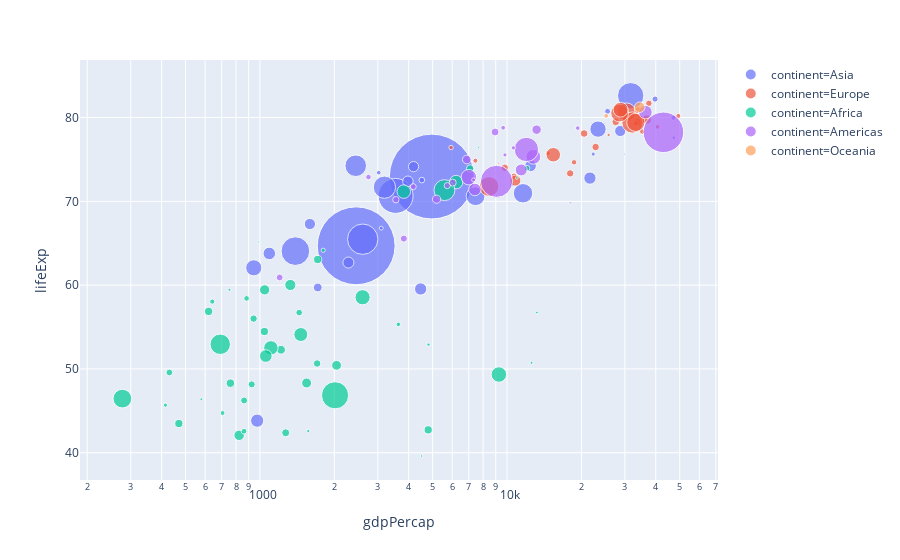

The notebook cell saved with this chart:
### Code cell
import plotly.express as px
df = px.data.gapminder()

fig = px.scatter(df.query("year==2007"), x="gdpPercap", y="lifeExp",
	         size="pop", color="continent",
                 hover_name="country", log_x=True, size_max=60)
fig.show()

### Figure 1 — Plotly figure (JSON) as saved in the notebook; plotly's stock layout.template omitted (floating-point values rounded to 4 significant figures)
{"data": [{"hoverlabel": {"namelength": 0}, "hovertemplate": "<b>%{hovertext}</b><br><br>continent=Asia<br>gdpPercap=%{x}<br>lifeExp=%{y}<br>pop=%{marker.size}", "hovertext": ["Afghanistan", "Bahrain", "Bangladesh", "Cambodia", "China", "Hong Kong, China", "India", "Indonesia", "Iran", "Iraq", "Israel", "Japan", "Jordan", "Korea, Dem. Rep.", "Korea, Rep.", "Kuwait", "Lebanon", "Malaysia", "Mongolia", "Myanmar", "Nepal", "Oman", "Pakistan", "Philippines", "Saudi Arabia", "Singapore", "Sri Lanka", "Syria", "Taiwan", "Thailand", "Vietnam", "West Bank and Gaza", "Yemen, Rep."], "legendgroup": "continent=Asia", "marker": {"color": "#636efa", "size": [31889923, 708573, 150448339, 14131858, 1318683096, 6980412, 1110396331, 223547000, 69453570, 27499638, 6426679, 127467972, 6053193, 23301725, 49044790, 2505559, 3921278, 24821286, 2874127, 47761980, 28901790, 3204897, 169270617, 91077287, 27601038, 4553009, 20378239, 19314747, 23174294, 65068149, 85262356, 4018332, 22211743], "sizemode": "area", "sizeref": 366300.0, "symbol": "circle"}, "mode": "markers", "name": "continent=Asia", "showlegend": true, "type": "scatter", "x": [974.6, 29800.0, 1391.0, 1714.0, 4959.0, 39720.0, 2452.0, 3541.0, 11610.0, 4471.0, 25520.0, 31660.0, 4519.0, 1593.0, 23350.0, 47310.0, 10460.0, 12450.0, 3096.0, 944, 1091.0, 22320.0, 2606.0, 3190.0, 21650.0, 47140.0, 3970.0, 4185.0, 28720.0, 7458.0, 2442.0, 3025.0, 2281.0], "xaxis": "x", "y": [43.83, 75.64, 64.06, 59.72, 72.96, 82.21, 64.7, 70.65, 70.96, 59.55, 80.75, 82.6, 72.53, 67.3, 78.62, 77.59, 71.99, 74.24, 66.8, 62.07, 63.78, 75.64, 65.48, 71.69, 72.78, 79.97, 72.4, 74.14, 78.4, 70.62, 74.25, 73.42, 62.7], "yaxis": "y"}, {"hoverlabel": {"namelength": 0}, "hovertemplate": "<b>%{hovertext}</b><br><br>continent=Europe<br>gdpPercap=%{x}<br>lifeExp=%{y}<br>pop=%{marker.size}", "hovertext": ["Albania", "Austria", "Belgium", "Bosnia and Herzegovina", "Bulgaria", "Croatia", "Czech Republic", "Denmark", "Finland", "France", "Germany", "Greece", "Hungary", "Iceland", "Ireland", "Italy", "Montenegro", "Netherlands", "Norway", "Poland", "Portugal", "Romania", "Serbia", "Slovak Republic", "Slovenia", "Spain", "Sweden", "Switzerland", "Turkey", "United Kingdom"], "legendgroup": "continent=Europe", "marker": {"color": "#EF553B", "size": [3600523, 8199783, 10392226, 4552198, 7322858, 4493312, 10228744, 5468120, 5238460, 61083916, 82400996, 10706290, 9956108, 301931, 4109086, 58147733, 684736, 16570613, 4627926, 38518241, 10642836, 22276056, 10150265, 5447502, 2009245, 40448191, 9031088, 7554661, 71158647, 60776238], "sizemode": "area", "sizeref": 366300.0, "symbol": "circle"}, "mode": "markers", "name": "continent=Europe", "showlegend": true, "type": "scatter", "x": [5937.0, 36130.0, 33690.0, 7446.0, 10680.0, 14620.0, 22830.0, 35280.0, 33210.0, 30470.0, 32170.0, 27540.0, 18010.0, 36180.0, 40680.0, 28570.0, 9254.0, 36800.0, 49360.0, 15390.0, 20510.0, 10810.0, 9787.0, 18680.0, 25770.0, 28820.0, 33860.0, 37510.0, 8458.0, 33200.0], "xaxis": "x", "y": [76.42, 79.83, 79.44, 74.85, 73.0, 75.75, 76.49, 78.33, 79.31, 80.66, 79.41, 79.48, 73.34, 81.76, 78.89, 80.55, 74.54, 79.76, 80.2, 75.56, 78.1, 72.48, 74.0, 74.66, 77.93, 80.94, 80.88, 81.7, 71.78, 79.42], "yaxis": "y"}, {"hoverlabel": {"namelength": 0}, "hovertemplate": "<b>%{hovertext}</b><br><br>continent=Africa<br>gdpPercap=%{x}<br>lifeExp=%{y}<br>pop=%{marker.size}", "hovertext": ["Algeria", "Angola", "Benin", "Botswana", "Burkina Faso", "Burundi", "Cameroon", "Central African Republic", "Chad", "Comoros", "Congo, Dem. Rep.", "Congo, Rep.", "Cote d'Ivoire", "Djibouti", "Egypt", "Equatorial Guinea", "Eritrea", "Ethiopia", "Gabon", "Gambia", "Ghana", "Guinea", "Guinea-Bissau", "Kenya", "Lesotho", "Liberia", "Libya", "Madagascar", "Malawi", "Mali", "Mauritania", "Mauritius", "Morocco", "Mozambique", "Namibia", "Niger", "Nigeria", "Reunion", "Rwanda", "Sao Tome and Principe", "Senegal", "Sierra Leone", "Somalia", "South Africa", "Sudan", "Swaziland", "Tanzania", "Togo", "Tunisia", "Uganda", "Zambia", "Zimbabwe"], "legendgroup": "continent=Africa", "marker": {"color": "#00cc96", "size": [33333216, 12420476, 8078314, 1639131, 14326203, 8390505, 17696293, 4369038, 10238807, 710960, 64606759, 3800610, 18013409, 496374, 80264543, 551201, 4906585, 76511887, 1454867, 1688359, 22873338, 9947814, 1472041, 35610177, 2012649, 3193942, 6036914, 19167654, 13327079, 12031795, 3270065, 1250882, 33757175, 19951656, 2055080, 12894865, 135031164, 798094, 8860588, 199579, 12267493, 6144562, 9118773, 43997828, 42292929, 1133066, 38139640, 5701579, 10276158, 29170398, 11746035, 12311143], "sizemode": "area", "sizeref": 366300.0, "symbol": "circle"}, "mode": "markers", "name": "continent=Africa", "showlegend": true, "type": "scatter", "x": [6223.0, 4797.0, 1441.0, 12570.0, 1217.0, 430.1, 2042.0, 706.0, 1704.0, 986.1, 277.6, 3633.0, 1545.0, 2082.0, 5581.0, 12150.0, 641.4, 690.8, 13210.0, 752.7, 1328.0, 942.7, 579.2, 1463.0, 1569.0, 414.5, 12060.0, 1045.0, 759.3, 1043.0, 1803.0, 10960.0, 3820.0, 823.7, 4811.0, 619.7, 2014.0, 7670.0, 863.1, 1598.0, 1712.0, 862.5, 926.1, 9270.0, 2602.0, 4513.0, 1107.0, 883.0, 7093.0, 1056.0, 1271.0, 469.7], "xaxis": "x", "y": [72.3, 42.73, 56.73, 50.73, 52.3, 49.58, 50.43, 44.74, 50.65, 65.15, 46.46, 55.32, 48.33, 54.79, 71.34, 51.58, 58.04, 52.95, 56.73, 59.45, 60.02, 56.01, 46.39, 54.11, 42.59, 45.68, 73.95, 59.44, 48.3, 54.47, 64.16, 72.8, 71.16, 42.08, 52.91, 56.87, 46.86, 76.44, 46.24, 65.53, 63.06, 42.57, 48.16, 49.34, 58.56, 39.61, 52.52, 58.42, 73.92, 51.54, 42.38, 43.49], "yaxis": "y"}, {"hoverlabel": {"namelength": 0}, "hovertemplate": "<b>%{hovertext}</b><br><br>continent=Americas<br>gdpPercap=%{x}<br>lifeExp=%{y}<br>pop=%{marker.size}", "hovertext": ["Argentina", "Bolivia", "Brazil", "Canada", "Chile", "Colombia", "Costa Rica", "Cuba", "Dominican Republic", "Ecuador", "El Salvador", "Guatemala", "Haiti", "Honduras", "Jamaica", "Mexico", "Nicaragua", "Panama", "Paraguay", "Peru", "Puerto Rico", "Trinidad and Tobago", "United States", "Uruguay", "Venezuela"], "legendgroup": "continent=Americas", "marker": {"color": "#ab63fa", "size": [40301927, 9119152, 190010647, 33390141, 16284741, 44227550, 4133884, 11416987, 9319622, 13755680, 6939688, 12572928, 8502814, 7483763, 2780132, 108700891, 5675356, 3242173, 6667147, 28674757, 3942491, 1056608, 301139947, 3447496, 26084662], "sizemode": "area", "sizeref": 366300.0, "symbol": "circle"}, "mode": "markers", "name": "continent=Americas", "showlegend": true, "type": "scatter", "x": [12780.0, 3822.0, 9066.0, 36320.0, 13170.0, 7007.0, 9645.0, 8948.0, 6025.0, 6873.0, 5728.0, 5186.0, 1202.0, 3548.0, 7321.0, 11980.0, 2749.0, 9809.0, 4173.0, 7409.0, 19330.0, 18010.0, 42950.0, 10610.0, 11420.0], "xaxis": "x", "y": [75.32, 65.55, 72.39, 80.65, 78.55, 72.89, 78.78, 78.27, 72.23, 74.99, 71.88, 70.26, 60.92, 70.2, 72.57, 76.19, 72.9, 75.54, 71.75, 71.42, 78.75, 69.82, 78.24, 76.38, 73.75], "yaxis": "y"}, {"hoverlabel": {"namelength": 0}, "hovertemplate": "<b>%{hovertext}</b><br><br>continent=Oceania<br>gdpPercap=%{x}<br>lifeExp=%{y}<br>pop=%{marker.size}", "hovertext": ["Australia", "New Zealand"], "legendgroup": "continent=Oceania", "marker": {"color": "#FFA15A", "size": [20434176, 4115771], "sizemode": "area", "sizeref": 366300.0, "symbol": "circle"}, "mode": "markers", "name": "continent=Oceania", "showlegend": true, "type": "scatter", "x": [34440.0, 25190.0], "xaxis": "x", "y": [81.23, 80.2], "yaxis": "y"}], "layout": {"legend": {"itemsizing": "constant", "tracegroupgap": 0}, "margin": {"t": 60}, "xaxis": {"anchor": "y", "domain": [0, 1], "title": {"text": "gdpPercap"}, "type": "log"}, "yaxis": {"anchor": "x", "domain": [0, 1], "title": {"text": "lifeExp"}}}}
